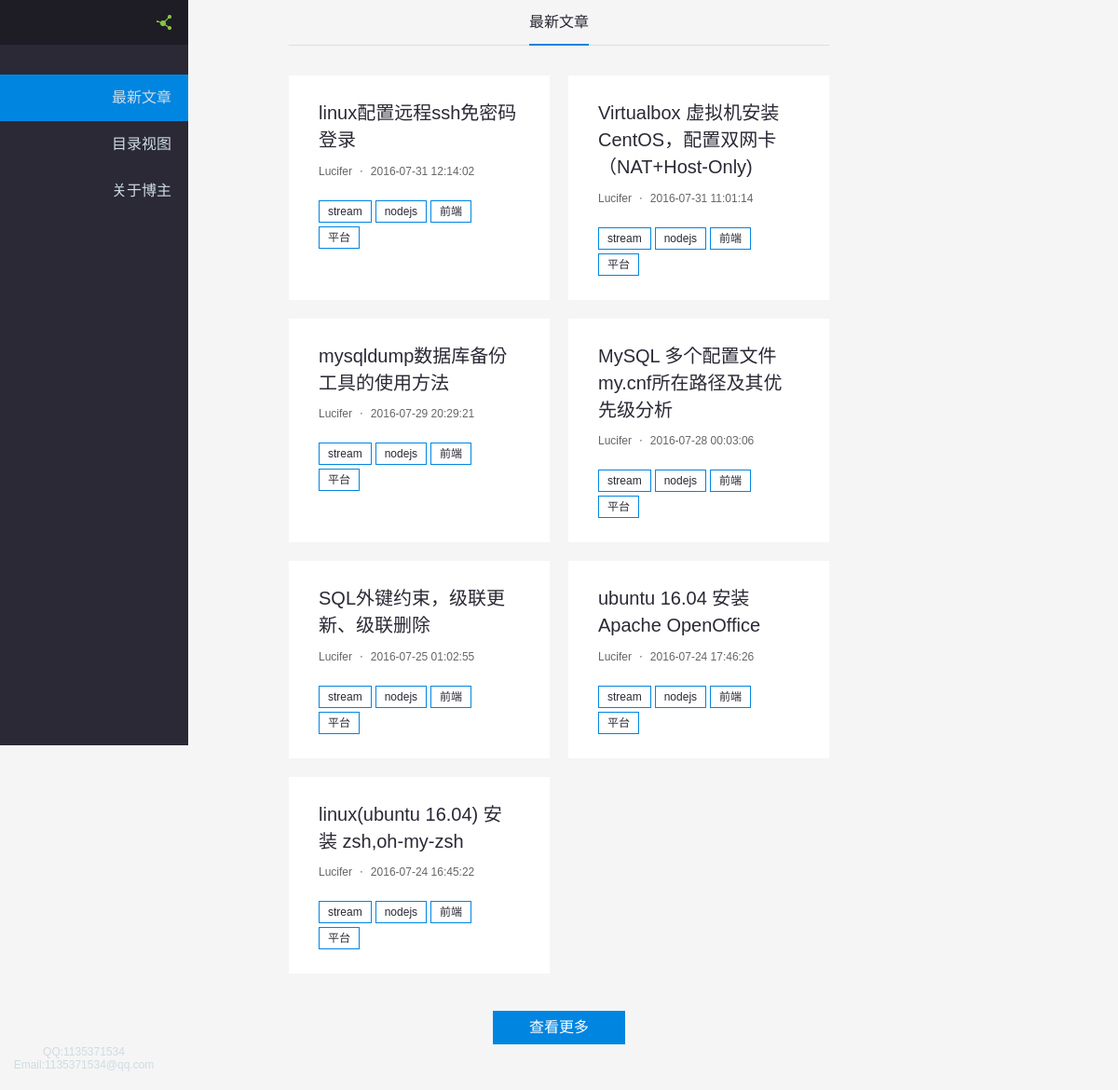
Before: / with the older database file.
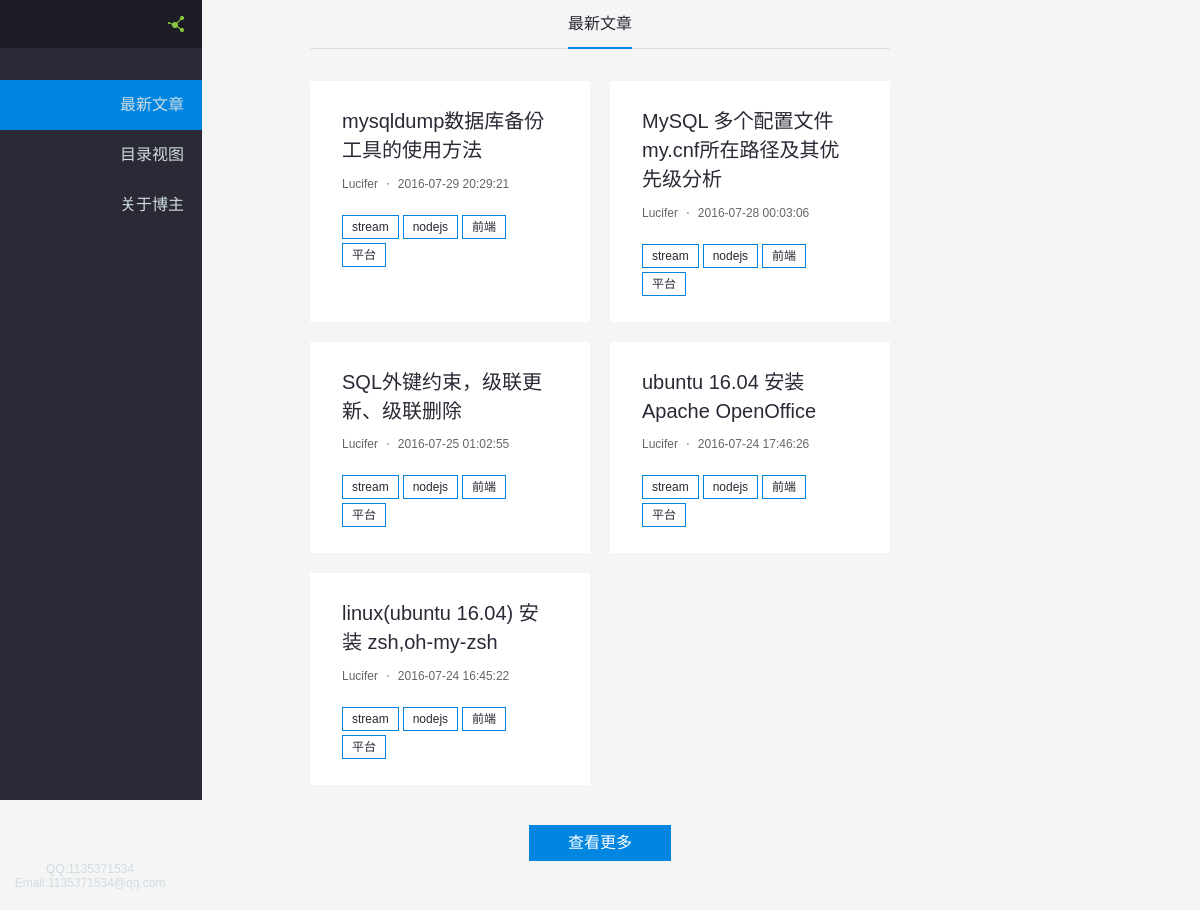
After: the same page with the newer database file.
### tables this page shows
CREATE TABLE IF NOT EXISTS `blog` (
  `id` int(11) NOT NULL AUTO_INCREMENT,
  `title` varchar(255) DEFAULT NULL,
  `content` text,
  `author` varchar(50) DEFAULT NULL,
  `type_id` int(11) DEFAULT NULL,
  `publishdate` datetime DEFAULT NULL,
  `modifydate` datetime DEFAULT NULL,
  `read_count` int(11) DEFAULT '0',
  PRIMARY KEY (`id`),
  UNIQUE KEY `id` (`id`)
);

### src/indexEx.php (the view, shortened to what this page needs)
<?php
    $q = "select id,title,modifydate,read_count from blog order by modifydate desc";
    $rs = mysql_query($q);
    while($row = mysql_fetch_array($rs)){
    	echo "<article class=\"post post-with-tags\"><header class=\"post-title\"><a href=\"blogDetail.php?id=";
		echo "$row[0]";
		echo "\">";
		echo "$row[1]";
		echo "</a></header><div class=\"post-meta\"><span class=\"post-meta-author\">Lucifer</span><span class=\"post-meta-ctime\">";
		echo "$row[2]";
		echo "</span></div>";
		echo "<footer class=\"post-tags\"><a href=\"#\" class=\"tag\"><span class=\"tag_name\">stream</span></a><a href=\"#\" class=\"tag\"><span class=\"tag_name\">nodejs</span></a><a href=\"#\" class=\"tag\"><span class=\"tag_name\">前端</span></a><a href=\"#\" class=\"tag\"><span class=\"tag_name\">平台</span></a></footer></article>";
	}
    ?>

Changed rows visible on the page:
removed blog: title "linux配置远程ssh免密码登录", modifydate "2016-07-31 12:14:02"
removed blog: title "Virtualbox 虚拟机安装 CentOS，配置双网卡（NAT+Host-Only)", modifydate "2016-07-31 11:01:14"
